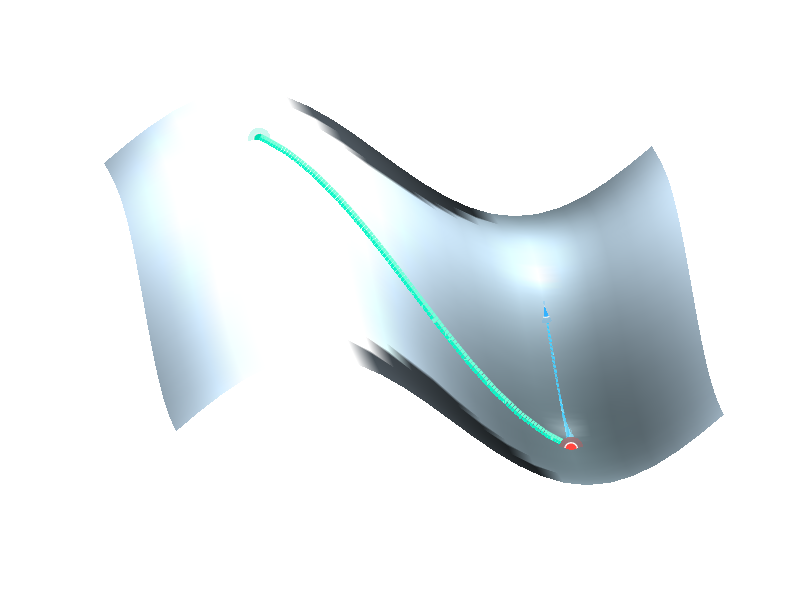

This chart was generated by the following MATLAB code:
%% 
clear;

% Reproducible random parameter control
random_mode = "load"; % "generate" or "load"
view_mode = "default"; % "default" or "z_axis"
z_rotation_deg = -150; % rotate camera around z axis (azimuth)
topdown_tilt_deg = 25; % increase elevation for a more top-down view
random_param_file = "PEL3D_random_params.mat";
pad_left = 50;
pad_right = 25;
pad_bottom = 20;
pad_top = 20;
N = 100;
if (1 + pad_left) > (N - pad_right) || (1 + pad_bottom) > (N - pad_top)
    error("Padding is too large and leaves an empty grid.");
end
x_vals = (1 + pad_left):(N - pad_right);
y_vals = (1 + pad_bottom):(N - pad_top);
[x, y] = meshgrid(x_vals, y_vals);
grid_rows = size(x, 1);
grid_cols = size(x, 2);

if random_mode == "load" && isfile(random_param_file)
    loaded_data = load(random_param_file, "random_params");
    random_params = loaded_data.random_params;
    if ~isfield(random_params, "N")
        error("Saved random parameters are missing field N.");
    end
    if random_params.N ~= N
        error("Saved random parameters use N=%d, but current N=%d.", random_params.N, N);
    end
    if ~isfield(random_params, "grid_rows") || ~isfield(random_params, "grid_cols") ...
            || random_params.grid_rows ~= grid_rows || random_params.grid_cols ~= grid_cols ...
            || ~isfield(random_params, "rand_term_1") || ~isfield(random_params, "rand_term_2") ...
            || ~isequal(size(random_params.rand_term_1), [grid_rows, grid_cols]) ...
            || ~isequal(size(random_params.rand_term_2), [grid_rows, grid_cols])
        warning("Saved random parameters are incompatible with current grid; regenerating.");
        random_params.rand_term_1 = rand(grid_rows, grid_cols);
        random_params.rand_term_2 = rand(grid_rows, grid_cols);
        random_params.N = N;
        random_params.grid_rows = grid_rows;
        random_params.grid_cols = grid_cols;
    end
else
    random_params.rand_term_1 = rand(grid_rows, grid_cols);
    random_params.rand_term_2 = rand(grid_rows, grid_cols);
    random_params.N = N;
    random_params.grid_rows = grid_rows;
    random_params.grid_cols = grid_cols;
end

z = ((sin(5*x./N)+1).*(cos(15*y./N)-1) + 10*random_params.rand_term_1)...
    .*((cos(5*y./N)-1).*(sin(15*x./N)+1) + 10*random_params.rand_term_2);

% Save the exact random values used in this run.
save(random_param_file, "random_params");

% z = ((sin(2*x./N)+1).*(cos(2*y./N)-1) + 2*rand(1, N))...
%     .*((cos(2*y./N)-1).*(sin(2*x./N)+1) + 2*rand(1, N));



zz = fft2(z);
zzz = zeros(size(z));
n = 2;
zzz(1:n, 1:n) = zz(1:n, 1:n);
z = ifft2(zzz);

z = real(z);
fig = figure("Color", [0.96 0.96 0.96]);
ax = axes(fig);
hold(ax, "on");

% Smooth shaded surface with a subtle edge texture.
surf_obj = surf(ax, x, y, z, z, ...
    "EdgeColor", [0 0 0], ...
    "EdgeAlpha", 0.08, ...
    "FaceColor", "interp", ...
    "FaceLighting", "gouraud", ...
    "SpecularStrength", 0.25, ...
    "DiffuseStrength", 0.82, ...
    "AmbientStrength", 0.45);

% Journal-style dark gray landscape with cool highlights near valleys.
gray_cmap = gray(256);
gray_cmap = 0.17 + 0.70 * gray_cmap;
cool_tint = [linspace(0.00, 0.02, 256)', ...
             linspace(0.06, 0.20, 256)', ...
             linspace(0.08, 0.36, 256)'];
landscape_cmap = min(gray_cmap + 0.55 * cool_tint, 1);
colormap(ax, landscape_cmap);

z_min = min(z(:));
z_max = max(z(:));
if z_max > z_min
    caxis(ax, [z_min, z_max]);
end

lighting(ax, "gouraud");
material(ax, [0.35 0.75 0.20 25 0.9]);
camlight(ax, "headlight");
camlight(ax, 35, 20);
camlight(ax, -60, -12);
if view_mode == "default"
    view(3);
elseif view_mode == "z_axis"
    view(2);
else
    error("Unknown view_mode: %s. Use 'default' or 'z_axis'.", view_mode);
end
[az, el] = view;
view(az + z_rotation_deg, min(el + topdown_tilt_deg, 89));
set(gcf, "Color", [0.96 0.96 0.96]);
axis(ax, "off");
axis(ax, "tight");

% Two initial points; minimum point will be computed from the surface
init_pt_1 = [69, 36];
init_pt_2 = [57, 46];

% Find the true minimum point on the current surface z
[min_z, min_idx] = min(z(:));
[min_row, min_col] = ind2sub(size(z), min_idx);
min_pt = [x(min_row, min_col), y(min_row, min_col)];

% Sample z from the current surface so markers/traces stay on the mesh
init_z_1 = interp2(x, y, z, init_pt_1(1), init_pt_1(2), "linear");
init_z_2 = interp2(x, y, z, init_pt_2(1), init_pt_2(2), "linear");

% Mark the three points with soft halo + bright core.
mk1 = [0.00, 0.88, 0.70]; % teal
mk2 = [0.20, 0.70, 1.00]; % cyan-blue
mk3 = [1.00, 0.28, 0.25]; % red
scatter3(ax, init_pt_1(1), init_pt_1(2), init_z_1, 260, mk1, ...
    "filled", "MarkerFaceAlpha", 0.20, "MarkerEdgeAlpha", 0.00);
scatter3(ax, init_pt_2(1), init_pt_2(2), init_z_2, 260, mk2, ...
    "filled", "MarkerFaceAlpha", 0.20, "MarkerEdgeAlpha", 0.00);
scatter3(ax, min_pt(1), min_pt(2), min_z, 320, mk3, ...
    "filled", "MarkerFaceAlpha", 0.26, "MarkerEdgeAlpha", 0.00);
scatter3(ax, init_pt_1(1), init_pt_1(2), init_z_1, 68, mk1, ...
    "filled", "MarkerEdgeColor", [0.95 0.95 0.95], "LineWidth", 0.9);
scatter3(ax, init_pt_2(1), init_pt_2(2), init_z_2, 68, mk2, ...
    "filled", "MarkerEdgeColor", [0.95 0.95 0.95], "LineWidth", 0.9);
scatter3(ax, min_pt(1), min_pt(2), min_z, 86, mk3, ...
    "filled", "MarkerEdgeColor", [1 1 1], "LineWidth", 1.0);

% Create two optimization traces on the surface
n_trace = 120;
t = linspace(0, 1, n_trace);

trace1_x = init_pt_1(1) + (min_pt(1) - init_pt_1(1)) * t;
trace1_y = init_pt_1(2) + (min_pt(2) - init_pt_1(2)) * t;
trace1_z = interp2(x, y, z, trace1_x, trace1_y, "linear");

trace2_x = init_pt_2(1) + (min_pt(1) - init_pt_2(1)) * t;
trace2_y = init_pt_2(2) + (min_pt(2) - init_pt_2(2)) * t;
trace2_z = interp2(x, y, z, trace2_x, trace2_y, "linear");

% Traces with soft glow underlay + crisp core line.
plot3(ax, trace1_x, trace1_y, trace1_z, "-", ...
    "Color", [0.45 1.00 0.85], "LineWidth", 8.0);
plot3(ax, trace2_x, trace2_y, trace2_z, "-", ...
    "Color", [0.55 0.90 1.00], "LineWidth", 8.0);
plot3(ax, trace1_x, trace1_y, trace1_z, "-", ...
    "Color", [0.05 0.96 0.78], "LineWidth", 3.0);
plot3(ax, trace2_x, trace2_y, trace2_z, "-", ...
    "Color", [0.24 0.80 1.00], "LineWidth", 3.0);

hold(ax, "off");
